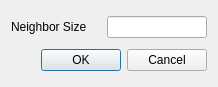
<?xml version="1.0" encoding="UTF-8"?>
<ui version="4.0">
 <class>DialogPointCloudNormalEstimation</class>
 <widget class="QDialog" name="DialogPointCloudNormalEstimation">
  <property name="geometry">
   <rect>
    <x>0</x>
    <y>0</y>
    <width>218</width>
    <height>87</height>
   </rect>
  </property>
  <property name="windowTitle">
   <string>Normal Estimation</string>
  </property>
  <layout class="QVBoxLayout" name="verticalLayout">
   <item>
    <layout class="QHBoxLayout" name="horizontalLayout">
     <item>
      <widget class="QLabel" name="labelNeighborSize">
       <property name="text">
        <string>Neighbor Size</string>
       </property>
       <property name="buddy">
        <cstring>lineEditNeighborSize</cstring>
       </property>
      </widget>
     </item>
     <item>
      <widget class="QLineEdit" name="lineEditNeighborSize">
       <property name="maximumSize">
        <size>
         <width>100</width>
         <height>16777215</height>
        </size>
       </property>
       <property name="alignment">
        <set>Qt::AlignCenter</set>
       </property>
      </widget>
     </item>
    </layout>
   </item>
   <item>
    <widget class="QDialogButtonBox" name="buttonBox">
     <property name="standardButtons">
      <set>QDialogButtonBox::Cancel|QDialogButtonBox::Ok</set>
     </property>
    </widget>
   </item>
  </layout>
 </widget>
 <layoutdefault spacing="6" margin="11"/>
 <tabstops>
  <tabstop>lineEditNeighborSize</tabstop>
 </tabstops>
 <resources/>
 <connections>
  <connection>
   <sender>buttonBox</sender>
   <signal>clicked(QAbstractButton*)</signal>
   <receiver>DialogPointCloudNormalEstimation</receiver>
   <slot>reject()</slot>
   <hints>
    <hint type="sourcelabel">
     <x>95</x>
     <y>66</y>
    </hint>
    <hint type="destinationlabel">
     <x>96</x>
     <y>88</y>
    </hint>
   </hints>
  </connection>
  <connection>
   <sender>buttonBox</sender>
   <signal>clicked(QAbstractButton*)</signal>
   <receiver>DialogPointCloudNormalEstimation</receiver>
   <slot>exec()</slot>
   <hints>
    <hint type="sourcelabel">
     <x>191</x>
     <y>72</y>
    </hint>
    <hint type="destinationlabel">
     <x>194</x>
     <y>87</y>
    </hint>
   </hints>
  </connection>
 </connections>
</ui>
